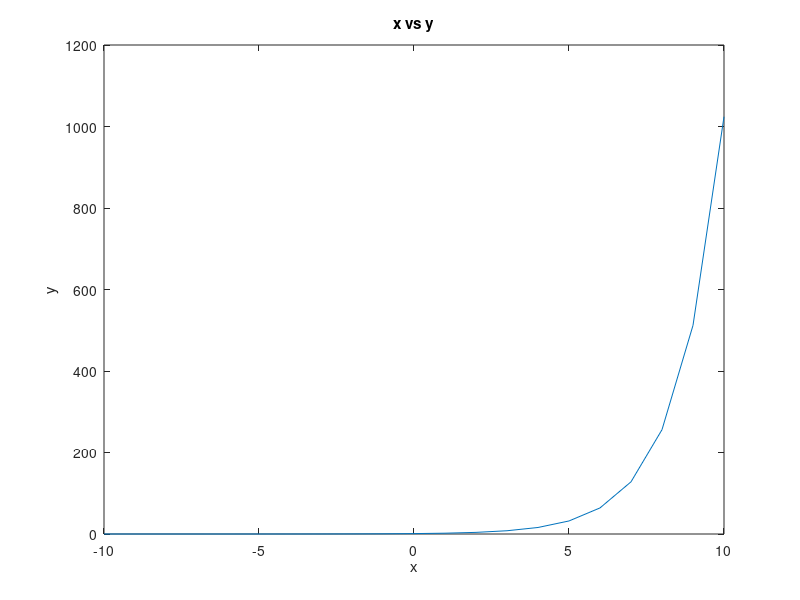

This chart was generated by the following MATLAB code: (Note: this script raises an error after producing the figure.)
x = -10:1:10;
g = plot(x,2.^x);
xlabel('x');
ylabel('y');
title('x vs y');
g.LineStyle = "--";
g.Color = "r";
g.Marker = "x";
g.MarkerSize = 15;
g.MarkerEdgeColor = 'g';
g.MarkerFaceColor = 'g';